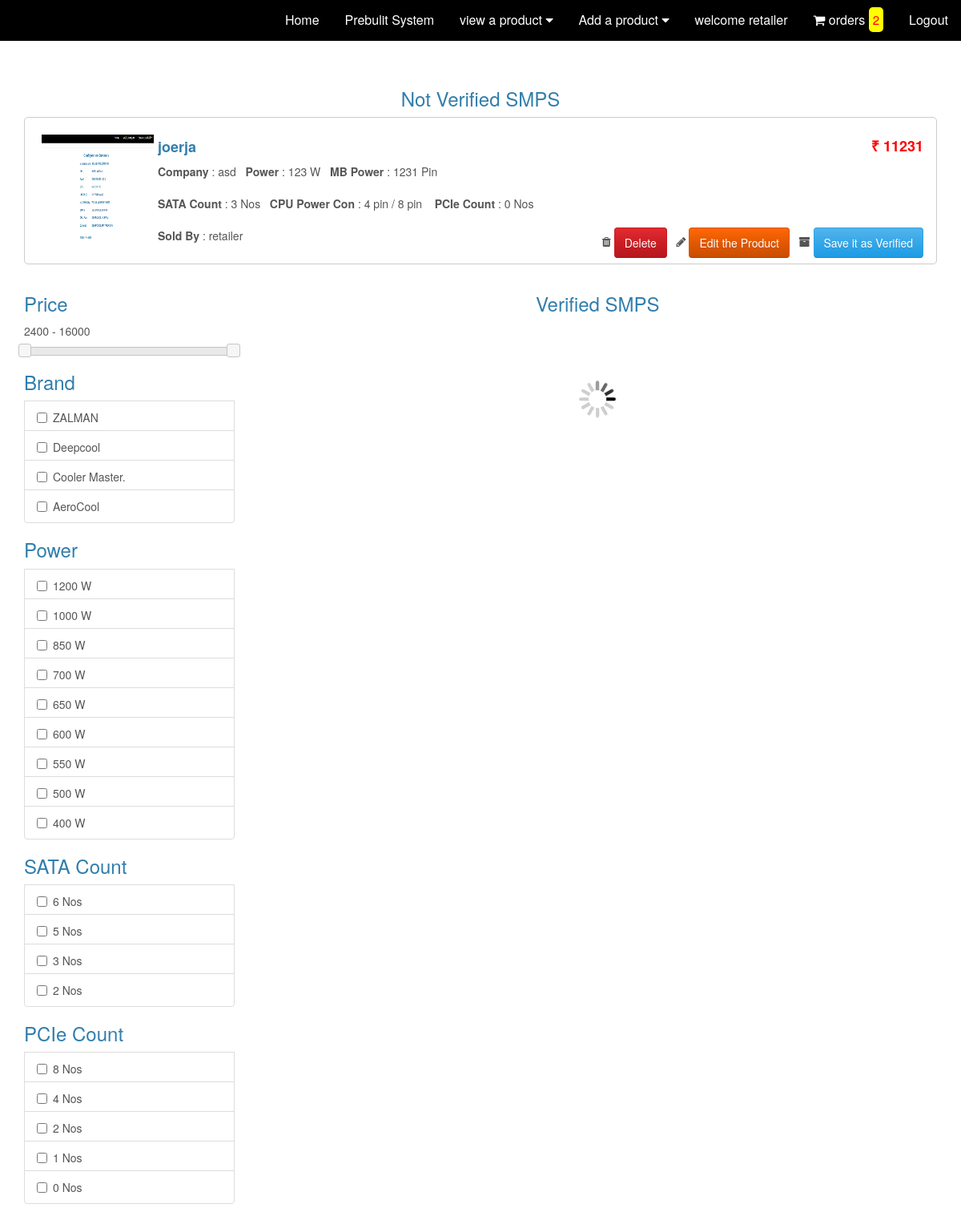
/retailer/onetime/smps_one.php (signed in), run on the app's committed database.
### tables this page shows
CREATE TABLE `smps_tbl` (
  `name` varchar(25) NOT NULL,
  `company` varchar(25) NOT NULL,
  `power` int(10) NOT NULL,
  `cpu_pow` varchar(20) NOT NULL,
  `mb_pow` varchar(20) NOT NULL,
  `sata_count` int(3) NOT NULL,
  `pci_count` int(3) NOT NULL,
  `price` decimal(10,0) NOT NULL,
  `sold_by` varchar(100) NOT NULL DEFAULT 'BulidNgine Pvt. Ltd. ',
  `pic` varchar(25) NOT NULL,
  `status` int(2) NOT NULL DEFAULT 1,
  `verified` int(2) NOT NULL DEFAULT 0
);

### retailer/onetime/smps_one.php (the view, shortened to what this page needs)
<!DOCTYPE html>
<?php
  include('../../database/database_connection.php');
  $id=$_SESSION['loginid'];
  $sql2="select Count(*) from ordertbl where status=1 and save=0 and buy =1 and remark!='Order in Transit'";
  $con=mysqli_connect("localhost","root","","bulid") or die("connection moonchi");
  $result1=mysqli_query($con,$sql2)or die("number query moonchi");
  $row=mysqli_fetch_array($result1);
  $cart=$row['Count(*)'];
  $sql3="select MIN(price) as min, MAX(price) as max from smps_tbl where status=1 and verified=1";
  $result2=mysqli_query($con,$sql3)or die("price query moonchi");
  $row=mysqli_fetch_array($result2);
  $min=$row['min'];
  $max=$row['max'];
  $sql3="select * from smps_tbl where status=1 and verified=0 and sold_by='$id' ";
  $result2=mysqli_query($con,$sql3)or die("number query moonchi");
  $sql3="select Count(*) from smps_tbl where status=1 and verified=0 and sold_by='$id' ";
  $result4=mysqli_query($con,$sql3)or die("number query moonchi");
  $roww=mysqli_fetch_array($result4);
    $carte=$roww['Count(*)'];
?>
<html lang="en">
<head>
    <link rel="stylesheet" href="../../css/bootstrap.min.css">
    <link rel="stylesheet" href="../../css/top.css">
    <link rel="stylesheet" href="https://cdnjs.cloudflare.com/ajax/libs/font-awesome/4.7.0/css/font-awesome.min.css">
    <link href = "../../css/jquery-ui.css" rel = "stylesheet">
    <link href="../../css/style.css" rel="stylesheet">
  </head>
  <div class="navbare">
      <a href="../../logout.php">Logout</a>
      <a href="../orders.php"><i class="fa fa-shopping-cart"></i> orders <span class="numbe"><?php echo "$cart" ?></span></a>
      <a href="#">welcome <?php echo($_SESSION['loginid'] )?></a>
  <div class="dropdowne">
      <button class="dropbtn">Add a product
      <i class="fa fa-caret-down"></i>
    </button>
  </div>
  <div class="dropdowne">
      <button class="dropbtn">view a product
      <i class="fa fa-caret-down"></i>
    </button>
  </div>
      <a href="../prebulit.php">Prebulit System</a>
      <a href="../retailer.php">Home</a>
  </div>
  <body>
    <div class="container">
      <div class="row">
        <br />
    <form id="forme" action="" method="post">
        <div class="col-md-12">
          <br />
            <div class="row filter_datae">
              <?php
              if ($carte>0) {?>
                <center>
                  <h3>Not Verified SMPS</h3>
                </center>
                <?php
               foreach($result2 as $row)
                  {?>
                  <div class="col-sm-12 col-lg-12 col-md-12">
                    <div style="border:1px solid #ccc; border-radius:5px; padding:16px; padding-bottom: 25px; margin-bottom:16px; height:auto;">
                      <img  style="float:left; padding:5px;" src="../../project/smps/<?php echo $row['pic']  ?>" width="150px" height="150px" >
                        <h4><strong><?php echo $row['name'] ?> <div style="color:red; float:right;">
                          ₹ <?php echo $row['price'] ?>
                        </div></strong></h4>
                        <strong> Company</strong> : <?php echo $row['company'] ?>&nbsp;&nbsp;
                        <strong> Power</strong> : <?php echo $row['power'] ?> W&nbsp;&nbsp;
                        <strong> MB Power</strong> : <?php echo $row['mb_pow'] ?> Pin&nbsp;&nbsp;
                          <br><br>
                        <strong> SATA Count</strong> : <?php echo $row['sata_count'] ?> Nos&nbsp;&nbsp;
                        <strong> CPU Power Con</strong> : <?php echo $row['cpu_pow'] ?> &nbsp;&nbsp;
                        <strong> PCIe Count</strong> : <?php echo $row['pci_count'] ?> Nos &nbsp;&nbsp;
                        <br><br>
                        <strong> Sold By </strong> : <?php echo $row['sold_by'] ?> &nbsp;&nbsp;
                    <div style="float: right;">
                      <i class="fa fa-trash"></i>
                      <input type="submit" name="delete" class="btn btn-danger" value="Delete" onclick="one('<?php echo $row['name'] ?>')">
                      <i class="fa fa-pencil"></i>
                      <input type="submit" name="edit" class="btn btn-warning" value="Edit the Product" onclick="one('<?php echo $row['name'] ?>')">
                      <i class="fa fa-archive"></i>
                      <input type="submit" name="verify" class="btn btn-primary" value="Save it as Verified" onclick="one('<?php echo $row['name'] ?>')">
                      </div>
                    </div>
                  </div>
                <?php
              }
            }?>
            </div>
        </div>
        <div class="col-md-3">
          <div class="list-group">
            <h3>Price</h3>
                      <p id="price_show"><?php echo( $min) ?> - <?php echo( $max) ?></p>
                      <div id="price_range"></div>
                  </div>
            <div class="list-group">
      <h3>Brand</h3>
      <?php
                $query = "select distinct(`company`) from `smps_tbl` where Verified =1 order by `company` desc";
                $statement = $connect->prepare($query);
                $statement->execute();
                $result = $statement->fetchAll();
                foreach($result as $row)
                {
                ?>
                <div class="list-group-item checkbox">
                    <label><input type="checkbox" class="common_selector company" value="<?php echo $row['company']; ?>"  > <?php echo $row['company']; ?></label>
                </div>
                <?php
                }
                ?>
            </div>
            <div class="list-group">
      <h3>Power</h3>
      <?php
                $query = "select distinct(`power`) from `smps_tbl` where Verified =1 order by `power` desc";
                $statement = $connect->prepare($query);
                $statement->execute();
                $result = $statement->fetchAll();
                foreach($result as $row)
                {
                ?>
                <div class="list-group-item checkbox">
                    <label><input type="checkbox" class="common_selector power" value="<?php echo $row['power']; ?>"  > <?php echo $row['power']; ?> W</label>
                </div>
                <?php
                }
                ?>
            </div>
    <div class="list-group">
      <h3>SATA Count</h3>
                <?php
                $query = "select distinct(`sata_count`) from `smps_tbl` where Verified =1 order by `sata_count` desc";
                $statement = $connect->prepare($query);
                $statement->execute();
                $result = $statement->fetchAll();
                foreach($result as $row)
                {
                ?>
                <div class="list-group-item checkbox">
                    <label><input type="checkbox" class="common_selector sata_count" value="<?php echo $row['sata_count']; ?>" > <?php echo $row['sata_count']; ?> Nos</label>
                </div>
                <?php
                }
                ?>
            </div>
            <div class="list-group">
              <h3>PCIe Count</h3>
                        <?php
                        $query = "select distinct(`pci_count`) from `smps_tbl` where Verified =1 order by `pci_count` desc";
                        $statement = $connect->prepare($query);
                        $statement->execute();
                        $result = $statement->fetchAll();
                        foreach($result as $row)
                        {
                        ?>
                        <div class="list-group-item checkbox">
                            <label><input type="checkbox" class="common_selector pci_count" value="<?php echo $row['pci_count']; ?>" > <?php echo $row['pci_count']; ?> Nos</label>
                        </div>
                        <?php
                        }
                        ?>
                    </div>
        </div>
          <div class="col-md-9">
            <center>
              <h3>Verified SMPS</h3>
            </center>
            <br />
              <div class="row filter_data">
              </div>
          </div>
        </form>
        </div>
        </div>
</body>
</html>

### css/top.css (style rules this page uses)
.navbare { overflow: hidden; position: fixed; background-color: black; width: 100%; z-index: 10; }
span.numbe { background-color: yellow; padding: 5px; color: red; font-size: 15px; border-radius: 5px; }
.navbare a { float: right; font-size: 16px; color: white; background-color: black; text-align: center; padding: 14px 16px; text-decoration: none; }
.container { padding-top:50px; }
.dropdowne { float: right; overflow: hidden; }
.dropdowne .dropbtn { font-size: 16px; border: none; outline: none; color: white; padding: 14px 16px; background-color: black; margin: 0; }

### data on the page
smps_tbl: pic (picture), name "joerja", price "11231", company "asd", power "123", mb_pow "1231", sata_count "3", cpu_pow "4 pin / 8 pin", pci_count "0", sold_by "retailer"

### other printed values
$cart "2"
$_SESSION['loginid'] "retailer"
$min "2400"
$max "16000"
$row['company'] "ZALMAN"
$row['company'] "Deepcool"
$row['company'] "Cooler Master."
$row['company'] "AeroCool"
$row['power'] "1200"
$row['power'] "1000"
$row['power'] "850"
$row['power'] "700"
$row['power'] "650"
$row['power'] "600"
$row['power'] "550"
